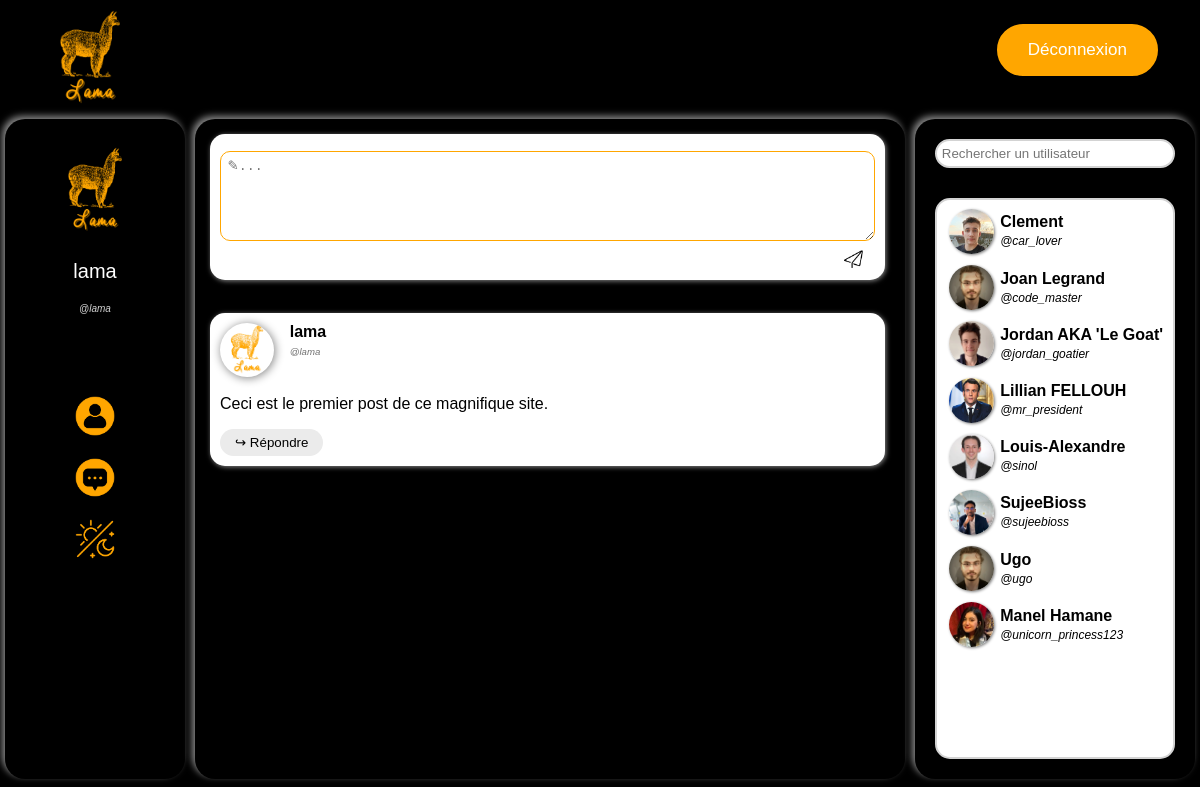
The page /feed/site.php (signed in) on the database its author committed.
### tables this page shows
CREATE TABLE Post (
  id INT PRIMARY KEY NOT NULL AUTO_INCREMENT,
  user_id varchar(50) NOT NULL,
  `date` DATE NOT NULL,
  message TEXT,
  parent_id INT,
  FOREIGN KEY (user_id) REFERENCES User(user_id)
);

CREATE TABLE `User` (
  user_id varchar(50) PRIMARY KEY NOT NULL,
  name varchar(100) NOT NULL,
  email varchar(100) NOT NULL,
  password varchar(100) NOT NULL
);

CREATE TABLE Friends(
  user_id_1 varchar(50) NOT NULL,
  user_id_2 varchar(50) NOT NULL,
  PRIMARY KEY(user_id_1, user_id_2),
  FOREIGN KEY (user_id_1) REFERENCES User(user_id),
  FOREIGN KEY (user_id_2) REFERENCES User(user_id)
);

### feed/site.php (the view, shortened to what this page needs)
<?php
    function fetch_comment($result)
    {
        while ($row = $result->fetch_assoc()) {
            if(file_exists("../img/user_profile_pictures/".$row["user_id"].".webp")){
                $img=$row["user_id"];
            }
            else{
                $img="default";
            }
            printf("
            <div id='%d' class='post_block'>
                <div class='post_block_user_info'>
                    <img src='../img/user_profile_pictures/%s.webp'>
                    <b>%s</b>
                    <br>
                    <i>@%s</i>
                </div>
                <div class='post_block_text'>
                    %s
                </div>
                <button class='comment_reply_button' onclick='toggle_reply(event)'>↪ Répondre</button>
                <div class='comment_text' style='display:none'>
                    <textarea rows='5' placeholder='✎...'  maxlength='200'></textarea>
                    <img src='../img/send_icon.webp' class='comment_send_button' onclick='send(event)'/>
                </div>
            </div>",$row["id"],$img,htmlspecialchars($row["name"]),htmlspecialchars($row["user_id"]),htmlspecialchars($row["message"]));
        }
    }
?>
<!DOCTYPE html>
<html lang="fr">
<head>
    <link rel="stylesheet" href="style.css">
    <?php
    if(file_exists("../img/user_profile_pictures/".$_SESSION["user_id"].".webp")){
        $img=$_SESSION["user_id"];
    }
    else{
        $img="default";
    }
    printf("<div style='display:none'>
    <p id='user_id'>%s</p>
    <p id='name'>%s</p>
    <p id='email'>%s</p>
    <p id='img'>%s</p></div>",$_SESSION["user_id"],$_SESSION["name"],$_SESSION["email"],$img);
    ?>
</head>
<body>
    <?php include("../header/header.php"); ?>
    <div id="div_main">
        <div id="div_profile" class="panel">
            <div id="user_info"><br>
                <?php
                    if(file_exists("../img/user_profile_pictures/".$_SESSION["user_id"].".webp")){
                        $img=$_SESSION["user_id"];
                    }else{
                        $img="default";
                    }
                    printf("
                        <img id='user_pic' src='../img/user_profile_pictures/%s.webp' onclick='afficher_input_file()'>
                        <form method='post' action='/core/inputPP.php' style='display: none;' id='formPP' enctype='multipart/form-data'>
                            <div id='change_pp_div'>
                                <label id='change_pic_label' for='myFile'>Modifier</label>
                                <input type='file' id='myFile' name='filename' style='visibility:hidden;'>
                                <input id='change_pic_submit' type='submit' value='✔'>
                            </div>
                        </form>
                        <p id='user_name'>%s</p>
                        <p id='user_id'>@%s</p><br>", $img, $_SESSION["name"], $_SESSION["user_id"]);
                ?>
            </div>
            <div id="profile_links">
                <a href="#"> <img src="../img/user_profile_pictures/default.webp" \> </a><br>
                <a href="../message/message.php"> <img src="../img/message_icon.webp" \> </a><br>
                <a href="#" onclick="change_theme();"> <img src="../img/change_theme_icon.webp" \> </a><br>
            </div>
        </div>
        <div id="div_feed" class="panel">
            <div id="postlist">
                <div id='NULL' class='post_block'>
                    <div class='comment_text'>
                        <textarea rows='5' placeholder='✎...'  maxlength='200'></textarea>
                        <img src='../img/send_icon.webp' class='comment_send_button' onclick='send(event)'/>
                    </div>
                </div><br>
                <?php
                $mysqli = new mysqli("localhost", "lama", "lama_admin", "lama");
                $result = $mysqli->query("SELECT Post.user_id,Post.date,Post.message,Post.id,User.name FROM Post NATURAL JOIN User WHERE parent_id IS NULL");
                fetch_comment($result);
                ?>
            </div>
        </div>
        <div id="div_friendlist" class="panel">
            <input type="text" id="search_bar" placeholder="Rechercher un utilisateur"></input>
            <br>
            <div id="friendlist">
                <div id="friends">
                    <?php
                    $result = $mysqli->execute_query("SELECT Friends.user_id_1, User.name, Friends.user_id_2 from Friends INNER JOIN User ON Friends.user_id_2 = User.user_id WHERE Friends.user_id_1 = ?",[$_SESSION["user_id"]]);
                    foreach($result as $row){
                        if(file_exists("../img/user_profile_pictures/".$row["user_id_2"].".webp")){
                            $img=$row["user_id_2"];
                        }
                        else{
                            $img="default";
                        }
                        printf("<div class='friend_block'>
                        <img src='../img/user_profile_pictures/%s.webp'>
                        <div>
                            <b>%s</b>
                            <br>
                            <i>@%s</i>
                        </div>
                    </div>", $img, $row["name"], $row["user_id_2"]);
                    }
                    ?>
                </div>
            </div>
        </div>
    </div>
</body>
</html>

### header/header.php (shortened to what this page needs)
<link rel="stylesheet" href="/header/header.css">
<header>
    <a href='/feed/site.php'><img id="lama_logo" src="../img/lama_logo.webp"></a>
    <a href='/login/deconnexion.php' id='connexion_button'>Déconnexion</a>
</header>

### feed/style.css (style rules this page uses)
:root { --lama_orange:#ffa600; --police_font:#ffffff; --user_id_font:#d3d3d3; --main_divs_shadow:#b9b9b9bb; --bg_color:#000000; }
html, body { height: 99%; font-family: Arial, Helvetica, sans-serif; }
body { background-color: var(--bg_color); margin: 0px; display: flex; flex-direction: column; }
#div_main { height: 1px; flex: 2; display: flex; }
.panel { border-radius: 20px; box-shadow: var(--main_divs_shadow) -3px -3px 7px; margin:5px; }
#div_profile { width: 15%; text-align: center; overflow: auto; }
#user_info { padding-bottom: 20%; }
#user_pic { width: 50%; height: 50%; margin: auto; margin: 10px; border-radius: 10%; }
#user_name { font-style: bold; font-size: 20px; margin-top: 5%; color: var(--police_font); }
#user_id { font-style: italic; color: var(--user_id_font); font-size: 10px; }
#profile_links { margin-top: 10%; }
#profile_links>a { color: var(--police_font); text-decoration: none; }
#profile_links>a>img { width: 22%; height: 22%; margin-bottom: 10%; }
#div_feed { flex: 2; padding: 10px; }
#postlist { height: 100%; overflow-y: scroll; padding: 5px; padding-right: 10px; border-radius: 10px; }
.post_block { background-color: white; box-shadow: var(--main_divs_shadow) 1px 1px 5px; border-radius: 15px; margin-bottom: 15px; padding: 10px; text-align: justify; color:black; }
.post_block_user_info>img { width: 10%; height: 10%; border-radius: 100%; box-shadow: grey 1px 1px 10px; margin-right: 3%; float: left; }
.post_block_user_info { display: inline-block; }
.post_block_user_info>i { font-size: 60%; color: rgb(114, 114, 114); max-height: 100%; }
.post_block_text { white-space: pre-line; width: 100%; word-wrap: anywhere; }
.comment_reply_button { margin-top: 2.5%; background-color: rgb(235, 235, 235); border-radius:40px; border:none; cursor:pointer; padding:6px 15px; }
.comment_text { margin-top: 1%; text-align: right; }
.comment_text>textarea { padding: 1%; box-sizing: border-box; border-radius:10px; border-color: var(--lama_orange); resize:none; width: 100%; resize: vertical; }
.comment_send_button { cursor:pointer; width: 3%; height: 3%; margin-right: 1%; margin-bottom: -1%; padding: 5px; border-radius: 7px; }
#div_friendlist { width: 20%; display: flex; flex-direction: column; text-align: center; padding: 20px; }
#search_bar { margin-bottom: 5%; background-color: #ffffff; border: 2px solid lightgray; border-radius: 15px; padding: 2%; }
#friendlist { flex:2; height: 100px; background-color: #ffffff; border: 2px solid lightgray; border-radius: 15px; padding: 2%; width: auto; text-align: left; }
#friends { overflow-y: scroll; height: 100%; }
.friend_block { margin-top: 2%; margin-left: 3%; padding-bottom: 5%; }
.friend_block img { margin-right: 3%; width: 45px; height: 45px; float: left; border-radius: 100%; box-shadow: grey 1px 1px 3px; }
.friend_block div { padding-top: 2%; }
.friend_block i { font-size: 12px; }
* { scrollbar-width: auto; scrollbar-color: var(--lama_orange) transparent; }

### header/header.css (style rules this page uses)
#lama_logo { margin-left: 40px; margin-top: 10px; width: 100px; height: 100px; }
#connexion_button { background-color: var(--lama_orange); border-radius:28px; border: var(--bg_color) 2px solid; cursor:pointer; color:var(--police_font); font-size:17px; padding:16px 31px; text-decoration:none; margin-top: 1.8%; margin-right: 40px; float: right; }

### rows shown on the page
post: user (picture), user.name "lama", user "lama", message "Ceci est le premier post de ce magnifique site."
friends: user_id_2 (picture), user_id_2.name "Clement", user_id_2 "car_lover"
friends: user_id_2 (picture), user_id_2.name "Joan Legrand", user_id_2 "code_master"
friends: user_id_2 (picture), user_id_2.name "Jordan AKA 'Le Goat'", user_id_2 "jordan_goatier"
friends: user_id_2 (picture), user_id_2.name "Lillian FELLOUH", user_id_2 "mr_president"
friends: user_id_2 (picture), user_id_2.name "Louis-Alexandre", user_id_2 "sinol"
friends: user_id_2 (picture), user_id_2.name "SujeeBioss", user_id_2 "sujeebioss"
friends: user_id_2.name "Ugo", user_id_2 "ugo"
friends: user_id_2 (picture), user_id_2.name "Manel Hamane", user_id_2 "unicorn_princess123"

### other values the page prints
$_SESSION["name"] "lama"
$_SESSION["user_id"] "lama"
